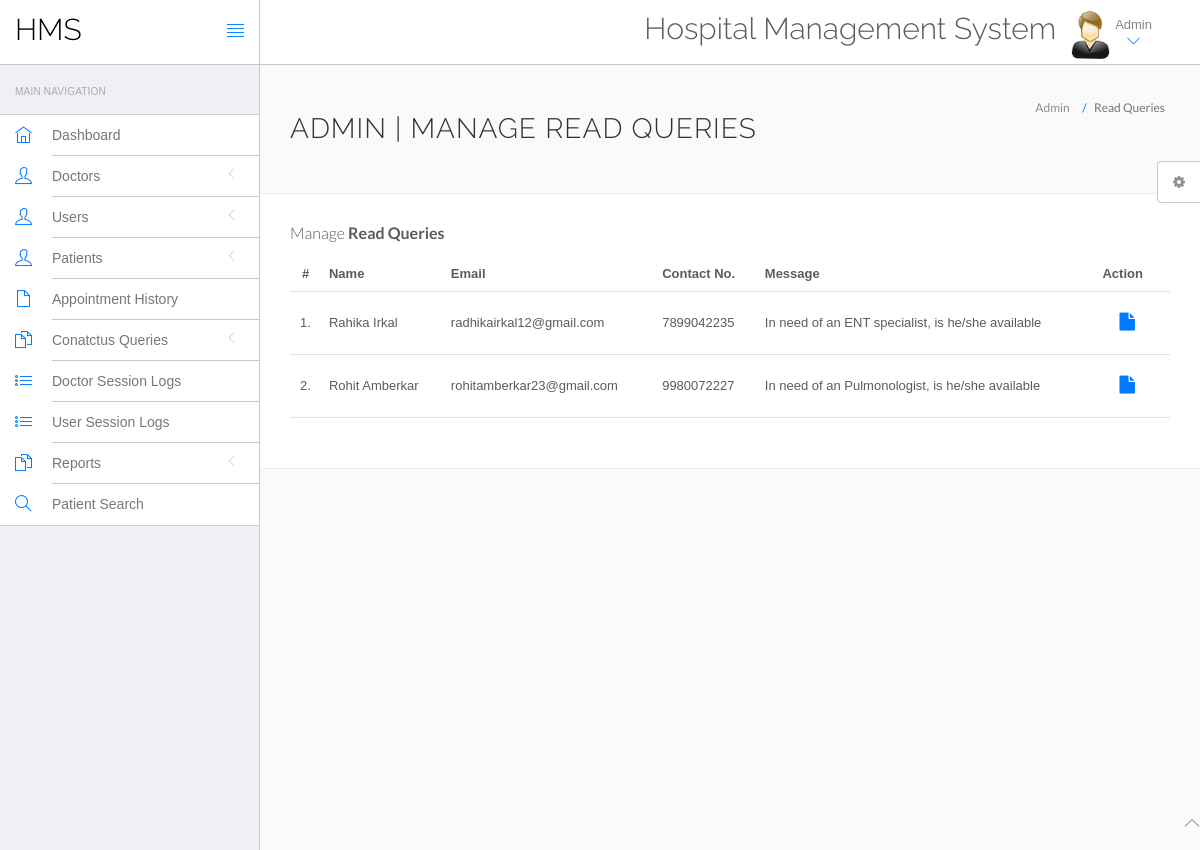
The app's page /hms/admin/read-query.php (signed in) with its own data.
### tables this page shows
CREATE TABLE `tblcontactus` (
  `id` int(11) NOT NULL,
  `fullname` varchar(255) DEFAULT NULL,
  `email` varchar(255) DEFAULT NULL,
  `contactno` bigint(12) DEFAULT NULL,
  `message` mediumtext DEFAULT NULL,
  `PostingDate` timestamp NULL DEFAULT current_timestamp(),
  `AdminRemark` mediumtext DEFAULT NULL,
  `LastupdationDate` timestamp NULL DEFAULT NULL ON UPDATE current_timestamp(),
  `IsRead` int(11) DEFAULT NULL
);

### hms/admin/read-query.php (the view, shortened to what this page needs)
<?php
include('include/config.php');
?>
<!DOCTYPE html>
<html lang="en">
	<head>
		<link rel="stylesheet" href="vendor/bootstrap/css/bootstrap.min.css">
		<link rel="stylesheet" href="vendor/fontawesome/css/font-awesome.min.css">
		<link rel="stylesheet" href="vendor/themify-icons/themify-icons.min.css">
		<link href="vendor/animate.css/animate.min.css" rel="stylesheet" media="screen">
		<link href="vendor/perfect-scrollbar/perfect-scrollbar.min.css" rel="stylesheet" media="screen">
		<link href="vendor/switchery/switchery.min.css" rel="stylesheet" media="screen">
		<link href="vendor/bootstrap-touchspin/jquery.bootstrap-touchspin.min.css" rel="stylesheet" media="screen">
		<link href="vendor/select2/select2.min.css" rel="stylesheet" media="screen">
		<link href="vendor/bootstrap-datepicker/bootstrap-datepicker3.standalone.min.css" rel="stylesheet" media="screen">
		<link href="vendor/bootstrap-timepicker/bootstrap-timepicker.min.css" rel="stylesheet" media="screen">
		<link rel="stylesheet" href="assets/css/styles.css">
		<link rel="stylesheet" href="assets/css/plugins.css">
		<link rel="stylesheet" href="assets/css/themes/theme-1.css" id="skin_color" />
	</head>
	<body>
		<div id="app">
<?php include('include/sidebar.php');?>
			<div class="app-content">
						<?php include('include/header.php');?>
				<div class="main-content" >
					<div class="wrap-content container" id="container">
						<section id="page-title">
							<div class="row">
								<div class="col-sm-8">
									<h1 class="mainTitle">Admin | Manage Read Queries</h1>
																	</div>
								<ol class="breadcrumb">
									<li>
										<span>Admin</span>
									</li>
									<li class="active">
										<span>Read Queries</span>
									</li>
								</ol>
							</div>
						</section>
						<div class="container-fluid container-fullw bg-white">
									<div class="row">
								<div class="col-md-12">
									<h5 class="over-title margin-bottom-15">Manage <span class="text-bold">Read Queries</span></h5>
									<table class="table table-hover" id="sample-table-1">
										<thead>
											<tr>
												<th class="center">#</th>
												<th>Name</th>
												<th class="hidden-xs">Email</th>
												<th>Contact No. </th>
												<th>Message </th>
												<th>Action</th>
											</tr>
										</thead>
										<tbody>
<?php
$sql=mysqli_query($con,"select * from tblcontactus where IsRead is not null");
$cnt=1;
while($row=mysqli_fetch_array($sql))
{
?>
											<tr>
												<td class="center"><?php echo $cnt;?>.</td>
												<td class="hidden-xs"><?php echo $row['fullname'];?></td>
												<td><?php echo $row['email'];?></td>
												<td><?php echo $row['contactno'];?></td>
												<td><?php echo $row['message'];?></td>
												<td >
												<div class="visible-md visible-lg hidden-sm hidden-xs">
							<a href="query-details.php?id=<?php echo $row['id'];?>" class="btn btn-transparent btn-lg" title="View Details"><i class="fa fa-file"></i></a>
												</div>
												</td>
											</tr>
											<?php
$cnt=$cnt+1;
											 }?>
										</tbody>
									</table>
								</div>
							</div>
								</div>
							</div>
						</div>
					</div>
				</div>
	<?php include('include/footer.php');?>
	<?php include('include/setting.php');?>
	</body>
</html>

### hms/admin/assets/css/themes/theme-1.css (style rules this page uses)
body { background: #FAFAFA; }

### records on screen
tblcontactus: fullname "Rahika Irkal", email "radhikairkal12@gmail.com", contactno "7899042235", message "In need of an ENT specialist, is he/she available"
tblcontactus: fullname "Rohit Amberkar", email "rohitamberkar23@gmail.com", contactno "9980072227", message "In need of an Pulmonologist, is he/she available"
